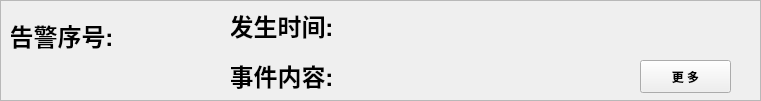
   <widget class="QFrame" name="frame_5">
    <property name="geometry">
     <rect>
      <x>20</x>
      <y>65</y>
      <width>761</width>
      <height>101</height>
     </rect>
    </property>
    <property name="styleSheet">
     <string notr="true">background-image: url(:/icon/qrc/keyboard-b/button_03.png);</string>
    </property>
    <property name="frameShape">
     <enum>QFrame::StyledPanel</enum>
    </property>
    <property name="frameShadow">
     <enum>QFrame::Raised</enum>
    </property>
    <widget class="QLabel" name="label_txt_6">
     <property name="geometry">
      <rect>
       <x>351</x>
       <y>60</y>
       <width>281</width>
       <height>31</height>
      </rect>
     </property>
     <property name="palette">
      <palette>
       <active/>
       <inactive/>
       <disabled/>
      </palette>
     </property>
     <property name="font">
      <font>
       <pointsize>20</pointsize>
       <weight>75</weight>
       <bold>true</bold>
      </font>
     </property>
     <property name="styleSheet">
      <string notr="true">background-image: url(:/icon/qrc/keyboard-b/button_03.png);</string>
     </property>
     <property name="text">
      <string/>
     </property>
     <property name="alignment">
      <set>Qt::AlignLeading|Qt::AlignLeft|Qt::AlignVCenter</set>
     </property>
    </widget>
    <widget class="QLabel" name="label_txt">
     <property name="geometry">
      <rect>
       <x>351</x>
       <y>10</y>
       <width>290</width>
       <height>31</height>
      </rect>
     </property>
     <property name="font">
      <font>
       <pointsize>25</pointsize>
       <weight>75</weight>
       <bold>true</bold>
      </font>
     </property>
     <property name="styleSheet">
      <string notr="true">background-image: url(:/icon/qrc/keyboard-b/button_03.png);</string>
     </property>
     <property name="text">
      <string/>
     </property>
     <property name="alignment">
      <set>Qt::AlignLeading|Qt::AlignLeft|Qt::AlignVCenter</set>
     </property>
    </widget>
    <widget class="QLabel" name="label_num">
     <property name="geometry">
      <rect>
       <x>121</x>
       <y>20</y>
       <width>51</width>
       <height>31</height>
      </rect>
     </property>
     <property name="font">
      <font>
       <pointsize>25</pointsize>
       <weight>75</weight>
       <bold>true</bold>
      </font>
     </property>
     <property name="layoutDirection">
      <enum>Qt::LeftToRight</enum>
     </property>
     <property name="styleSheet">
      <string notr="true">background-image: url(:/icon/qrc/keyboard-b/button_03.png);</string>
     </property>
     <property name="text">
      <string/>
     </property>
     <property name="alignment">
      <set>Qt::AlignCenter</set>
     </property>
    </widget>
    <widget class="QLabel" name="label_7">
     <property name="geometry">
      <rect>
       <x>231</x>
       <y>60</y>
       <width>101</width>
       <height>31</height>
      </rect>
     </property>
     <property name="font">
      <font>
       <pointsize>18</pointsize>
       <weight>75</weight>
       <bold>true</bold>
      </font>
     </property>
     <property name="styleSheet">
      <string notr="true">background-image: url(:/icon/qrc/keyboard-b/button_03.png);</string>
     </property>
     <property name="text">
      <string>事件内容:</string>
     </property>
     <property name="alignment">
      <set>Qt::AlignCenter</set>
     </property>
    </widget>
    <widget class="QLabel" name="label_6">
     <property name="geometry">
      <rect>
       <x>231</x>
       <y>10</y>
       <width>101</width>
       <height>31</height>
      </rect>
     </property>
     <property name="font">
      <font>
       <pointsize>18</pointsize>
       <weight>75</weight>
       <bold>true</bold>
      </font>
     </property>
     <property name="styleSheet">
      <string notr="true">background-image: url(:/icon/qrc/keyboard-b/button_03.png);</string>
     </property>
     <property name="text">
      <string>发生时间:</string>
     </property>
     <property name="alignment">
      <set>Qt::AlignCenter</set>
     </property>
    </widget>
    <widget class="QLabel" name="label_2">
     <property name="geometry">
      <rect>
       <x>11</x>
       <y>20</y>
       <width>101</width>
       <height>31</height>
      </rect>
     </property>
     <property name="font">
      <font>
       <pointsize>18</pointsize>
       <weight>75</weight>
       <bold>true</bold>
      </font>
     </property>
     <property name="styleSheet">
      <string notr="true">background-image: url(:/icon/qrc/keyboard-b/button_03.png);</string>
     </property>
     <property name="text">
      <string>告警序号:</string>
     </property>
     <property name="alignment">
      <set>Qt::AlignCenter</set>
     </property>
    </widget>
    <widget class="QPushButton" name="pbtn_more_1">
     <property name="geometry">
      <rect>
       <x>640</x>
       <y>60</y>
       <width>91</width>
       <height>33</height>
      </rect>
     </property>
     <property name="font">
      <font>
       <weight>75</weight>
       <bold>true</bold>
      </font>
     </property>
     <property name="styleSheet">
      <string notr="true">border-image: url(:/icon/qrc/keyboard-b/btn_bg.png);</string>
     </property>
     <property name="text">
      <string>更 多</string>
     </property>
    </widget>
   </widget>
